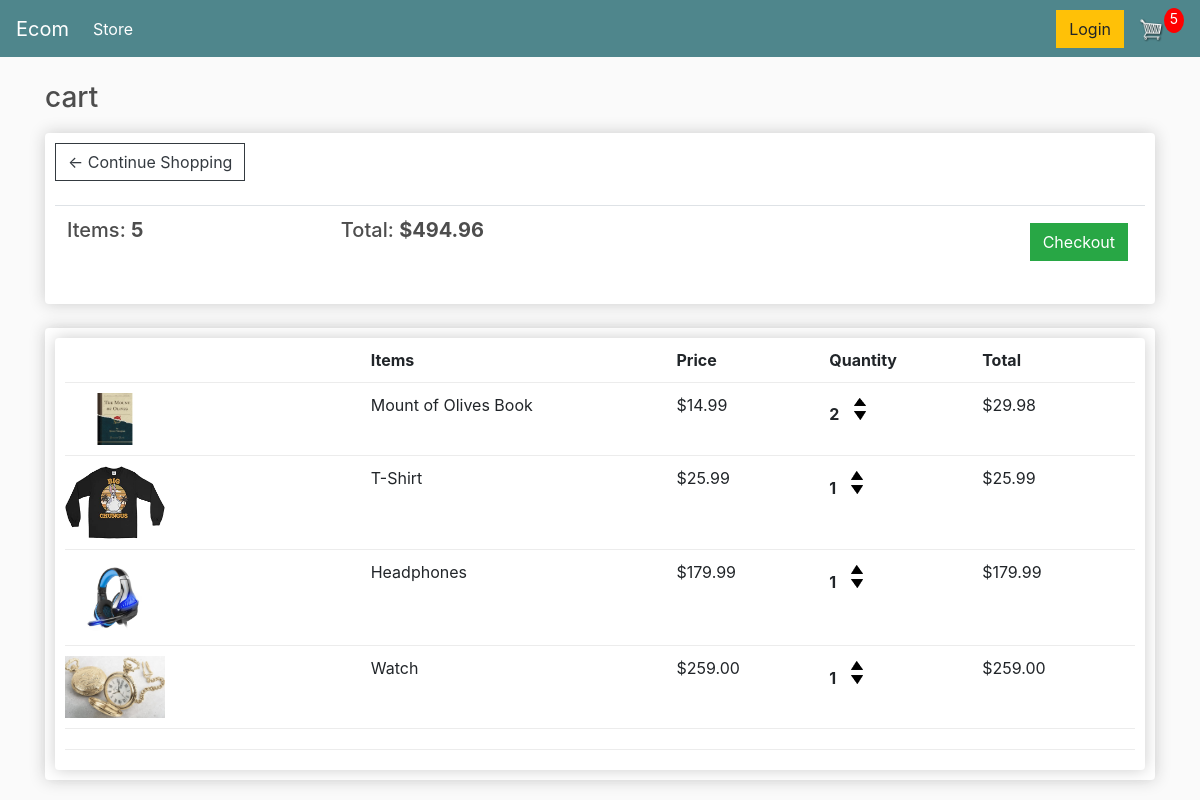
The app's page /cart/ (signed in), older data.
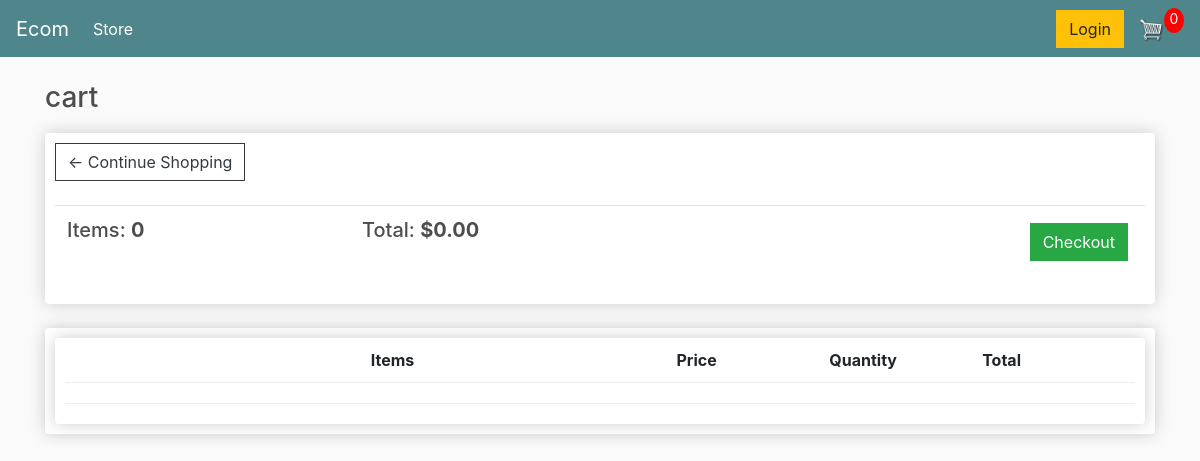
The same page, newer data.
### store/models.py (models this page shows, shortened)
class Order(models.Model):
	customer = models.ForeignKey(Customer, on_delete=models.SET_NULL, null=True, blank=True)
	date_ordered = models.DateTimeField(auto_now_add=True)
	complete = models.BooleanField(default=False)
	transaction_id = models.CharField(max_length=100, null=True)
	@property
	def get_cart_total(self):
		orderitems = self.orderitem_set.all()
		total = sum([item.get_total for item in orderitems])
		return total
	@property
	def get_cart_items(self):
		orderitems = self.orderitem_set.all()
		total = sum([item.quantity for item in orderitems])
		return total

class OrderItem(models.Model):
	product = models.ForeignKey(Product, on_delete=models.SET_NULL, null=True)
	order = models.ForeignKey(Order, on_delete=models.SET_NULL, null=True)
	quantity = models.IntegerField(default=0, null=True, blank=True)
	date_added = models.DateTimeField(auto_now_add=True)
	@property
	def get_total(self):
		total = self.product.price * self.quantity
		return total

class Product(models.Model):
	name = models.CharField(max_length=200)
	price = models.DecimalField(max_digits=7, decimal_places=2)
	digital = models.BooleanField(default=False, null=True, blank=False)
	image = models.ImageField(null=True, blank=True)
	@property
	def imageURL(self):
		try:
			url = self.image.url
		except:
			url = ''
		return url

### store/views.py (the view)
# urls.py: path('cart/', views.cart, name="cart"),
def cart(request):
	data = cartData(request)
	cartItems = data['cartItems']
	order = data['order']
	items = data['items']
	context = {'items':items, 'order':order, 'cartItems':cartItems}
	return render(request, 'store/cart.html', context)

### store/utils.py (called while the page is built)
def cartData(request):
	if request.user.is_authenticated:
		customer = request.user.customer
		order, created = Order.objects.get_or_create(customer=customer, complete=False)
		items = order.orderitem_set.all()
		cartItems = order.get_cart_items
	else:
		cookieData = cookieCart(request)
		cartItems = cookieData['cartItems']
		order = cookieData['order']
		items = cookieData['items']
	return {'cartItems':cartItems ,'order':order, 'items':items}

### store/templates/store/cart.html (shortened to what this page needs)
{% extends 'store/main.html' %}
{% load static %}
{% block content %}
<h3>cart</h3><div class="row">
	<div class="col-lg-12">
		<div class="box-element">
			<a  class="btn btn-outline-dark" href="{% url 'store' %}">&#x2190; Continue Shopping</a>
			<br>
			<br>
			<table class="table">
				<tr>
					<th><h5>Items: <strong>{{order.get_cart_items}}</strong></h5></th>
					<th><h5>Total: <strong>${{order.get_cart_total|floatformat:2}}</strong></h5></th>
					<th>
						<a  style="float:right; margin:5px;" class="btn btn-success" href="{% url 'checkout' %}">Checkout</a>
					</th>
				</tr>
			</table>
		</div>
		<br>
		<div class="box-element">
			<div class="box-element">
				<div class="cart-row">
					<div style="flex:2"></div>
					<div style="flex:2"><strong>Items</strong></div>
					<div style="flex:1"><strong>Price</strong></div>
					<div style="flex:1"><strong>Quantity</strong></div>
					<div style="flex:1"><strong>Total</strong></div>
				</div>
				{% for item in items %}
				<div class="cart-row">
					<div style="flex:2"><img class="row-image" src="{{item.product.imageURL}}"></div>
					<div style="flex:2">{{item.product.name}}</div>
					<div style="flex:1">${{item.product.price|floatformat:2}}</div>
					<div style="flex:1">
						<p class="quantity">{{item.quantity}}</p>
						<div class="quantity">
							<img data-product="{{item.product.id}}" data-action="add" class="chg-quantity update-cart" src="{% static  'images/arrow-up.png' %}">
							<img data-product="{{item.product.id}}" data-action="remove" class="chg-quantity update-cart" src="{% static  'images/arrow-down.png' %}">
						</div>
					</div>
					<div style="flex:1">${{item.get_total}}</div>
				</div>
				{% endfor %}
				<div class="cart-row">
				</div>
			</div>
		</div>
	</div>
</div>
{% endblock content %}

Row changes from the older to the newer data that the page shows:
no longer on this page (row edited): Order: get_cart_items "5", get_cart_total "494.96"
removed OrderItem: product.imageURL (picture), product.name "Mount of Olives Book", product.price "14.99", quantity "2", get_total "29.98"
removed OrderItem: product.imageURL (picture), product.name "T-Shirt", product.price "25.99", quantity "1", get_total "25.99"
removed OrderItem: product.imageURL (picture), product.name "Headphones", product.price "179.99", quantity "1", get_total "179.99"
removed OrderItem: product.imageURL (picture), product.name "Watch", product.price "259.00", quantity "1", get_total "259.00"
added Order: get_cart_items "0", get_cart_total "0.00"
Text that changed along with them:
{{ cartItems }}: "5" → "0"
